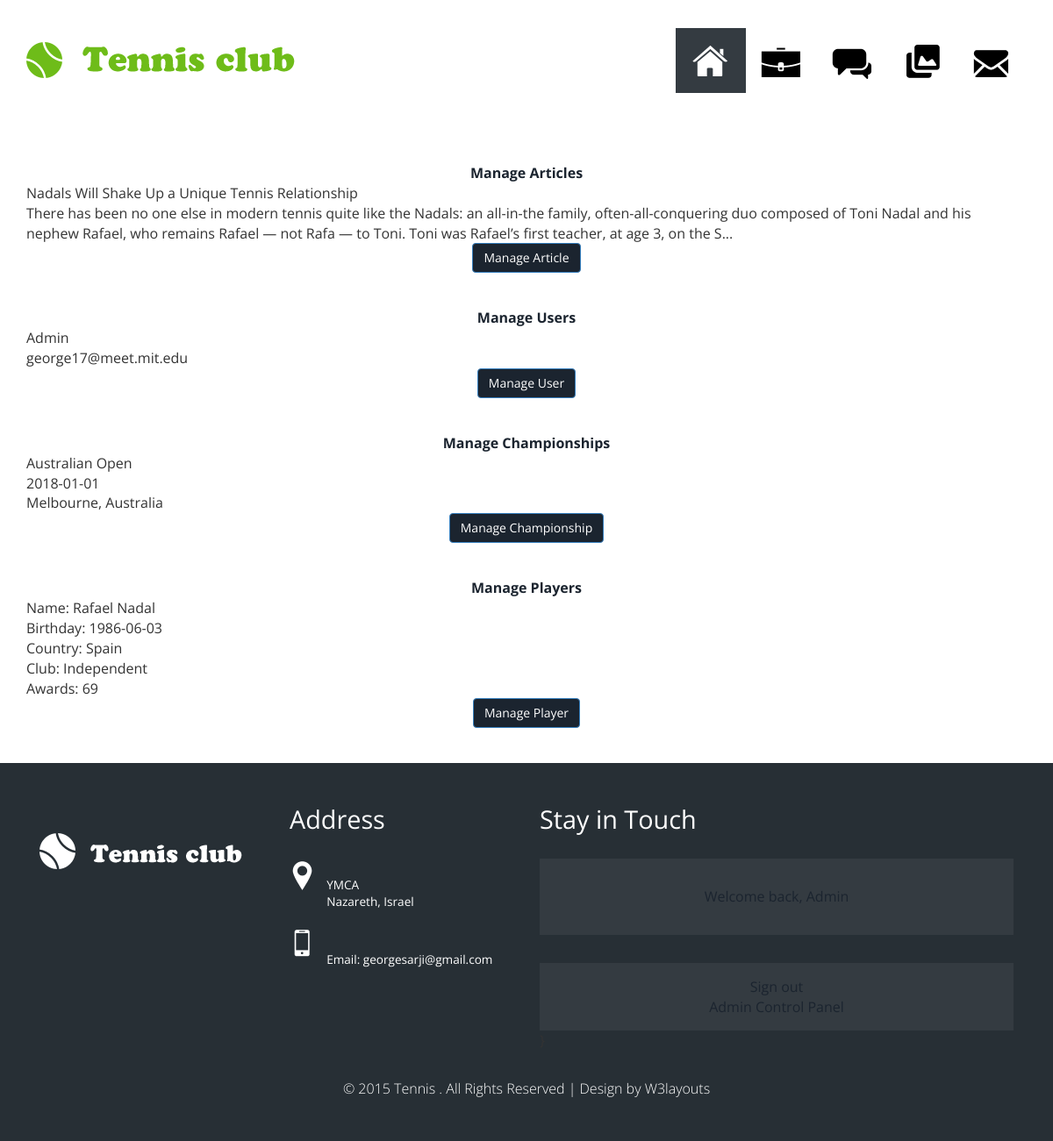
/acp (signed in), run on the app's committed database.
### database_setup.py (models this page shows, shortened)
class News(Base):
    __tablename__='news'
    id=Column(Integer, primary_key=True)
    user=relationship('User')
    user_id=Column(Integer, ForeignKey('user.id'))
    subject=Column(String)
    content=Column(String)
    comments=relationship('Comment', uselist=True)

class User(Base):
    __tablename__ = 'user'
    id = Column(Integer, primary_key=True)
    name = Column(String(255))
    country = Column(String(255))
    email = Column(String(255), unique=True)
    photo = Column(String(255), unique=True)
    password_hash = Column(String(255))
    gender=Column(String)
    dob=Column(Date)
    admin=Column(Boolean)

class Championship(Base):
    __tablename__='championship'
    id=Column(Integer, primary_key=True)
    name=Column(String(255))
    date=Column(Date)
    place=Column(String)

class Player(Base):
    __tablename__='player'
    id=Column(Integer, primary_key=True)
    name=Column(String(255))
    dob=Column(Date)
    gender=Column(String)
    country=Column(String)
    club=Column(String)
    awards=Column(Integer)
    narrative=Column(String)
    photo=Column(String)

### web_app.py (the view)
@app.route('/acp')
def admincp():
	if login_session is None:
		flash("You are not logged in.")
		return redirect('login')
	elif login_session is not None:
		id=login_session['id']
		user=dbsession.query(User).filter_by(id=id).first()
		if (user is not None and user.admin):
			lastuser=dbsession.query(User).order_by(User.id).first()
			lastarticle=dbsession.query(News).order_by(News.id).first()
			lastchampionship=dbsession.query(Championship).order_by(Championship.id).first()
			lastplayer=dbsession.query(Player).order_by(Player.id).first()
			return render_template('acp.html', user=lastuser, article=lastarticle, championship=lastchampionship, player=lastplayer)
		flash ("Access not authorized.")
		return redirect(url_for('main'))

### templates/acp.html (shortened to what this page needs)
{% extends "layout.html" %}
{% block body %}
<p><center><strong><a href="{{ url_for('ManageArticles') }}">Manage Articles</a></strong></center></p>
{% if article is not none %}
<div class="article">
<form action="{{ url_for('ManageArticle', id=article.id) }}" method="get">
<p>{{article.subject}}</p>
<p>{{article.content[0:255]}}...</p>
<center><input type="submit" value="Manage Article" class="btn btn-primary"></center>
</div>
{% else %}
<center><p>No articles found.</p></center>
{% endif %}
<p><center><strong><a href="{{ url_for('ManageUsers') }}">Manage Users</a></strong></center></p>
{% if user is not none %}
<form action="{{url_for('ManageUser', id=user.id )}}" method="get">
	<p>{{user.name}}</p>
	<p>{{user.email}}</p>
	<p><center><input type="submit" value="Manage User" class="btn btn-primary"></center></p>
</form>
{% else %}
<center><p>No users found.</p></center>
<hr>
{% endif %}
<p><center><strong><a href="{{ url_for('ManageChampionships') }}">Manage Championships</a></strong></center></p>
{% if championship is not none %}
<form action="{{ url_for('ManageChampionship', id=championship.id) }}" method="get">
<p>{{championship.name}}</p>
<p>{{championship.date}}</p>
<p>{{championship.place}}</p>
<center><p><input type="submit" value="Manage Championship" class="btn btn-primary"></p></center>
</form>
{% else %}
<center><p>No championships found.</p></center>
{% endif %}
<p><center><strong><a href="{{ url_for('ManagePlayers') }}">Manage Players</a></strong></center></p>
{% if player is not none %}
<form action="{{ url_for('ManagePlayer', id=player.id) }}" method="get">
<p>Name: {{player.name}}</p>
<p>Birthday: {{player.dob}}</p>
<p>Country: {{player.country}}</p>
<p>Club: {{player.club}}</p>
<p>Awards: {{player.awards}}</p>
<p><center><input type="submit" value="Manage Player" class="btn btn-primary"></center></p>
</form>
{% else %}
<center><p>No players found.</p></center>
{% endif %}
{% endblock %}

### templates/layout.html (shortened to what this page needs)
<!DOCTYPE html>
<html lang="en">
<head>
<link href="{{ url_for('static', filename="css/bootstrap.css") }}" rel='stylesheet' type='text/css'/>
<link rel="stylesheet" href="{{ url_for('static', filename="css/style.css") }}" type="text/css">
</head>
<body>
<div class="header agileits">
   <div class="container">
   <div class="logo">
   <a href="{{ url_for('main') }}"><img src="{{url_for('static', filename="images/logo.png") }}" alt=""/></a>
   </div>
   <div class="top-menu top">
     <ul>
        <li class="active simptip-position-bottom simptip-movable" data-tooltip="Home"><a class="home" href="{{ url_for('main') }}""></a></li>
          <li class="simptip-position-bottom simptip-movable" data-tooltip="About Me"><a class="about" href="{{ url_for('AboutMe') }}"></a></li>
        <li class=" simptip-position-bottom simptip-movable" data-tooltip="News"><a class="service" href="{{ url_for('news') }}"></a></li>
        <li class=" simptip-position-bottom simptip-movable" data-tooltip="Gallery"><a class="gallery" href="{{ url_for('gallery') }}"></a></li>
        <li class=" simptip-position-bottom simptip-movable" data-tooltip="Contact Us"><a class="contact" href="{{ url_for('contact') }}"></a></li>
     </ul>
   </div>
   <div class="clearfix"></div>
   </div>
</div>
<div class="container">
{% block body %} {% endblock %}
</div
<div class="fotter w3-agileits">
   <div class="container">
     <div class="col-md-3 ftr-logo">
     <a href="index.html"><img src="{{ url_for('static', filename="images/logo2.png") }}" alt=""/></a>
     </div>
     <div class="col-md-3 address">
       <h4>Address</h4>
       <ul class="address-info">
           <li><span></span></li>
         <li><p>YMCA</p>
         <p>Nazareth, Israel</p></li>
       </ul>
       <ul class="address-mail">
         <li><span></span></li>
         <li><p>Email: <a href="mailto:georgesarji@gmail.com">georgesarji@gmail.com</a></p></li>
       </ul>
     </div>
     <div class="col-md-6 touch">
       <h4>Stay in Touch</h4>
       <div class="form">
       {% if 'id' not in session %}
       <center>
        <a href="{{ url_for('signup')}}"">
        Sign Up
        </a>
        </center>
       {% else %}
       <center><a href="{{ url_for('profile') }}">Welcome back, {{session['name']}}</a></center>
       {% endif %}
       </div>
       <div class="social-icons agileits-w3layouts">
       {% if 'id' not in session %}
        <center>
        <a href="{{ url_for('login')}}"">
        Sign in
        </a>
        </center>
       {% else %}
       <form action="" method="get">
       <center>
       <a href="{{ url_for('logout') }}">
       Sign out
       </a>
       </center>
       {% endif %}
       {% if session['admin'] == True %}
       <center>
        <a href="{{ url_for('admincp')}}"">
        Admin Control Panel
        </a>
        </center>
      {% endif %}
       </div>
     </div>
     <div class="clearfix"></div>
     <div class="copy-right w3-agile"><p>&copy 2015 Tennis . All Rights Reserved | Design by <a href="http://w3layouts.com/">W3layouts</a></p></div>
   </div>
</div>
</body>
</html>

### static/css/style.css (style rules this page uses)
html, body { font-size: 100%; background: #fff; font-family: 'Open Sans', sans-serif; }
h1,h2,h3,h4,h5,h6 { margin:0; }
p { margin:0; }
ul,label { margin:0; padding:0; }
.header { margin-top:2em; }
.logo { float:left; margin-top: 1em; }
.top-menu { float:right; }
.top-menu ul li { display: inline-block; padding: 1em; float: left; }
.top-menu ul li.active { background: #343B41; }
.top-menu ul li a { width: 48px; height: 42px; background: url('../images/splits.png') no-repeat 0px 0px; padding:1em; display:block; }
.top-menu ul li a.home { background-position: -17px 0px; }
.top-menu ul li a.about { background-position: -129px -1px; }
.top-menu ul li a.service { background-position: -248px -2px; }
.top-menu ul li a.gallery { background-position: -355px -4px; }
.top-menu ul li a.contact { background-position:-464px 0px; }
[data-tooltip] { position: relative; display: inline-block; }
[data-tooltip].simptip-position-bottom:before { border-bottom-color:#9BDA5A; }
[data-tooltip].simptip-position-bottom:after { background-color: #9BDA5A; color: #333; }
[data-tooltip]:before { content: ''; position: absolute; border-width: 6px; border-style: solid; border-color: rgba(0, 0, 0, 0); }
[data-tooltip]:before, [data-tooltip]:after { position: absolute; visibility: hidden; opacity: 0; z-index: 999999; }
[data-tooltip]:after { height:30px; padding:10px 11px 0; font-size: 13px; line-height: 11px; content: attr(data-tooltip); white-space: nowrap; font-family: 'Arimo Sans', sans-serif; }
.simptip-position-bottom.simptip-movable:before { margin-top: -15px; }
.simptip-position-bottom.simptip-movable:after { margin-top: -3px; }
.simptip-position-bottom:before, .simptip-position-bottom:after, .simptip-position-top:before, .simptip-position-top:after { left: 32%; }
.simptip-position-bottom:before, .simptip-position-bottom:after { top: 110%; }
.simptip-position-bottom:after, .simptip-position-top:after { margin-left: -18px; }
.simptip-position-right.simptip-movable:before, .simptip-position-right.simptip-movable:after, .simptip-position-left.simptip-movable:before, .simptip-position-left.simptip-movable:after, .simptip-position-top.simptip-movable:before, .simptip-position-top.simptip-movable:after, .simptip-position-bottom.simptip-movable:before, .simptip-position-bottom.simptip-movable:after { -webkit-transition: all .1s linear; -moz-transition: all .1s linear; -o-transition: all .1s linear; -ms-transition: all .1s linear; transition: all .1s linear; }
.fotter { background:#272F35; padding:3em 0; }
.ftr-logo { margin-top: 2em; }
.address h4 { color:#fff; font-size:1.8em; margin-bottom:1em; font-weight:400; }
.address ul { margin-bottom:1em; }
.address ul li { display: inline-block; }
ul.address-info li p,ul.address-mail li p { color:#fff; font-size:0.85em; }
ul.address-mail li p a { color:#fff; font-size:1em; transition:0.5s all; -webkit-transition:0.5s all; -moz-transition:0.5s all; -o-transition:0.5s all; -ms-transition:0.5s all; }
ul.address-info li span { background: url(../images/splits.png) no-repeat -25px -108px; vertical-align: super; }
ul.address-mail li span { background: url(../images/splits.png) no-repeat -72px -108px; vertical-align: super; }
ul.address-info li span { width: 30px; height: 38px; display: inline-block; margin-right: 0.5em; padding-bottom: 3em; }
ul.address-mail li span { width: 30px; height: 38px; display: inline-block; margin-right: 0.5em; }
.touch h4 { color:#fff; font-size:1.8em; margin-bottom:1em; font-weight:400; }
.form { background:#343B41; padding:2em; }
.social-icons { margin-top: 2em; background:#343B41; padding:1em; text-align:center; }
.copy-right { text-align: center; }
.copy-right p ,.copy-right p a { color: #fff; font-weight:300; margin-top:2em; transition:0.5s all; -webkit-transition:0.5s all; -moz-transition:0.5s all; -o-transition:0.5s all; -ms-transition:0.5s all; }

### data on the page
News: subject "Nadals Will Shake Up a Unique Tennis Relationship", content "There has been no one else in modern tennis quite like the Nadals: an all-in-the family, often-all-conquering duo composed of Toni Nadal and his nephew Rafael, who remains Rafael — not Rafa — to Toni. Toni was Rafael’s first teacher, at age 3, on the S"
User: name "Admin", email "george17@meet.mit.edu"
Championship: name "Australian Open", date "2018-01-01", place "Melbourne, Australia"
Player: name "Rafael Nadal", dob "1986-06-03", country "Spain", club "Independent", awards "69"
